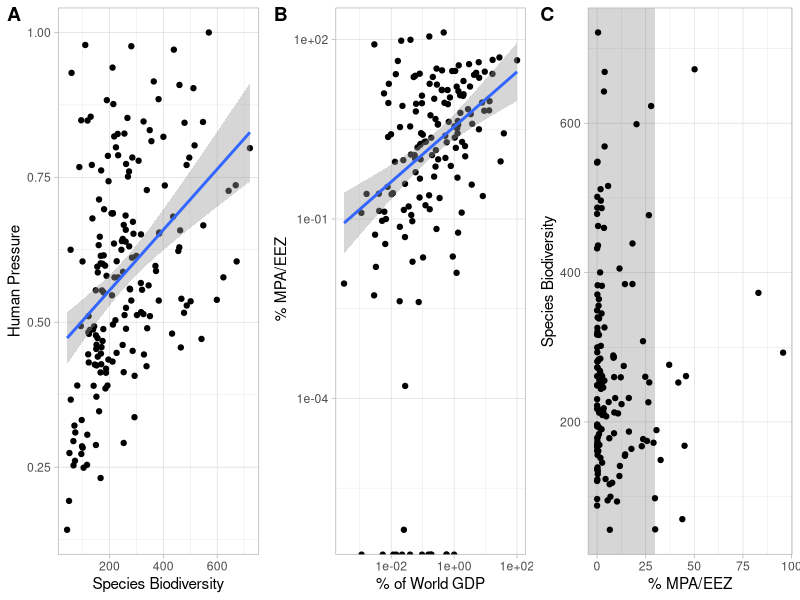
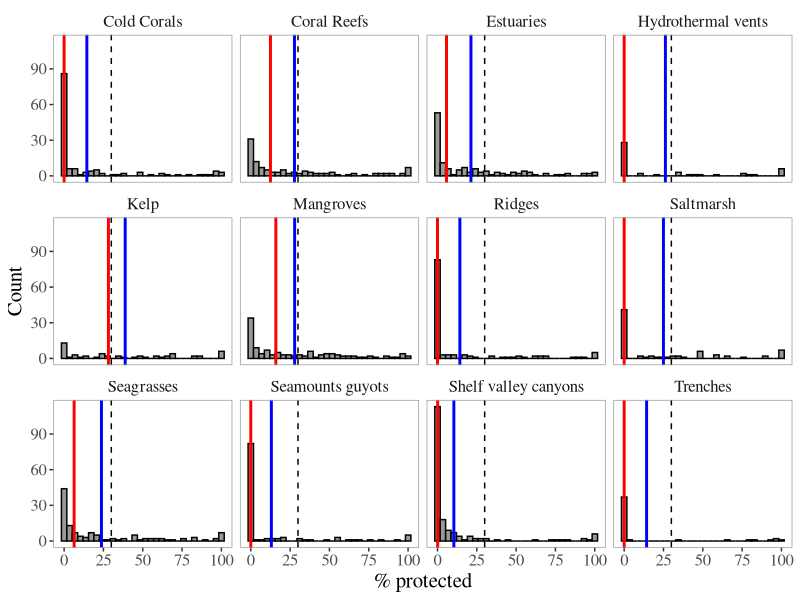

Generate these figures, in order, with R:
## ---- chunk 1
knitr::opts_chunk$set(
	echo = TRUE,
	message = FALSE,
	warning = FALSE
)
## ---- chunk 2

library(dplyr)
library(ggplot2)
library(readxl)
library(ggpubr)
library(broom)
library(ggthemes)

## ---- chunk 3

pressures <- read_excel("data/BP-10-Dataset.xlsx", sheet = "pressures") 

## ---- chunk 4
tidy(lm(pressures_spp~biodiversity_points, data=pressures))
## ---- chunk 5
pressures2 <- pressures %>% 
        select(country, eez_area, mpa, gdp_tot) %>% 
        na.omit() %>% 
        mutate(percent_GDP = (gdp_tot/max(gdp_tot))*100) %>% 
        mutate(percent_MPA = (mpa/eez_area)*100) 

tidy(lm(percent_MPA ~ percent_GDP, data=pressures2))
## ---- chunk 6
pressures3 <- pressures %>% 
        select(country, eez_area, mpa, gdp_tot, biodiversity_points) %>% 
        na.omit() %>%
        mutate(percent_MPA = (mpa/eez_area)*100) 

tidy(lm(biodiversity_points ~ percent_MPA, data=pressures3))

## ---- chunk 7
pA <- pressures %>% 
      select(country, eez_area, mpa, pressures_spp, biodiversity_points) %>% 
      na.omit() %>% 
      mutate(pressures_spp = pressures_spp/max(pressures_spp)) %>% 
      ggplot(aes(x=biodiversity_points, y=pressures_spp)) +
      geom_point() +
      geom_smooth(method='lm',formula=y~x) +
      theme_light() +
      #annotate("text", x = 50, y = 1, label = "A", size=5 ,fontface="bold") +
      labs(x="Species Biodiversity", y="Human Pressure")

pB <- pressures2 %>% 
   ggplot(aes(x=percent_GDP, y=percent_MPA)) +
   scale_y_continuous(trans = "log10") +
   scale_x_continuous(trans = 'log10') +
   geom_point() +
   geom_smooth(method='lm',formula=y~x) +
   theme_light() +
   labs(x="% of World GDP", y=" % MPA/EEZ") 

target <- data.frame(x=c(-Inf,-Inf,30, 30), y=c(-Inf,Inf ,Inf, -Inf), t=c('b', 'b', 'b','b'))

pC <- pressures %>% 
   select(country, eez_area, mpa, gdp_tot, biodiversity_points) %>% 
   na.omit() %>%
   mutate(percent_MPA = (mpa/eez_area)*100) %>% 
   ggplot(aes(x=percent_MPA, y=biodiversity_points)) +
   geom_polygon(data=target, mapping=aes(x=x, y=y, group=t), alpha=0.2) +
   geom_point() +
   theme_light() +
   labs(x="% MPA/EEZ", y="Species Biodiversity")

cowplot::plot_grid(pA, pB, pC, labels="AUTO", nrow = 1)

## ---- chunk 8
protected_areas <- read_excel("data/BP-10-Dataset.xlsx", sheet = "protected_areas")


protected_areas %>%
        filter(habitat_area > 0) %>% 
        mutate(pp = (protected/habitat_area)*100) %>% 
        mutate(pp_to_EEZ = (protected/eez_area)*100) %>% 
        mutate(relative_to_EEZ = (habitat_area/eez_area)*100) %>% 
        group_by(habitat) %>% 
        mutate(world_hab_habitat_area = sum(habitat_area)) %>% 
        ungroup() %>% 
        mutate(relative_habitat_area_to_world = ((habitat_area/world_hab_habitat_area)*100)) %>% 
        mutate_if(is.numeric, round, digits = 2) %>% 
        select(habitat, country, pp) %>% 
        group_by(habitat) %>% 
        mutate(mean_pp = mean(pp), 
               median_pp = median(pp)) %>% 
        ungroup() %>% 
        mutate(habitat = factor(.$habitat, labels=c("Cold Corals", "Coral Reefs",
                                                          "Estuaries", "Hydrothermal vents", 
                                                          "Kelp", "Mangroves", "Ridges", 
                                                          "Saltmarsh", "Seagrasses", 
                                                          "Seamounts guyots", "Shelf valley canyons", 
                                                          "Trenches"))) %>% 
        ggplot(aes(x=pp))+
        geom_histogram(fill="grey60", col="black")+
        geom_vline(aes(xintercept=mean_pp), col="blue", size=1)+
        geom_vline(aes(xintercept=median_pp), col="red", size=1)+
        geom_vline(aes(xintercept=30), col="black", linetype="dashed")+
        labs(x= "% protected", y="Count")+
        facet_wrap(~habitat)+
        theme_tufte()+
        theme(text = element_text(size = 15),
              panel.border = element_rect(fill = NA, colour = "grey60"))

